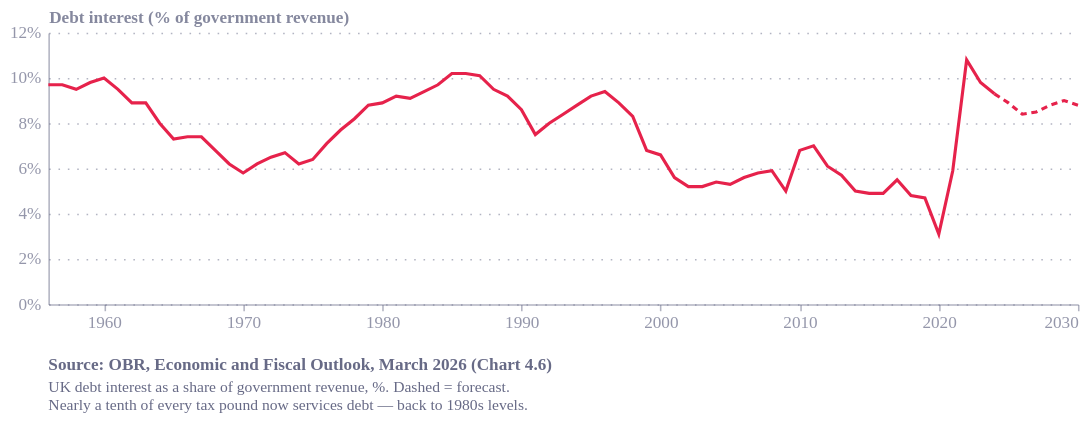

This figure's notebook cell:
### Code cell
import pandas as pd
import altair as alt
from ecostyles import EcoStyles

styles = EcoStyles(); styles.register_and_enable_theme()

# OBR March 2026 (Chart 4.6): debt interest as % of government revenue
rev = [9.7,9.7,9.5,9.8,10.0,9.5,8.9,8.9,8.0,7.3,7.4,7.4,6.8,6.2,5.8,6.2,6.5,6.7,6.2,
6.4,7.1,7.7,8.2,8.8,8.9,9.2,9.1,9.4,9.7,10.2,10.2,10.1,9.5,9.2,8.6,7.5,8.0,8.4,8.8,
9.2,9.4,8.9,8.3,6.8,6.6,5.6,5.2,5.2,5.4,5.3,5.6,5.8,5.9,5.0,6.8,7.0,6.1,5.7,5.0,4.9,
4.9,5.5,4.8,4.7,3.1,5.9,10.8,9.8,9.3,8.9,8.4,8.5,8.8,9.0,8.8]
start = 1956
df = pd.DataFrame({"fy_start": list(range(start, start+len(rev))), "pct": rev})
df["date"] = pd.to_datetime(df["fy_start"], format="%Y")
FC = 2025
df["seg"] = df["fy_start"].apply(lambda y: "forecast" if y >= FC else "actual")

base = alt.Chart(df).encode(
    x=alt.X("date:T", axis=alt.Axis(format="%Y", tickCount=8), title=None),
    y=alt.Y("pct:Q", scale=alt.Scale(domain=[0, 12]),
            title="Debt interest (% of government revenue)",
            axis=alt.Axis(labelExpr="datum.label + '%'")))

actual = base.transform_filter("datum.seg=='actual'").mark_line(
    strokeWidth=2, color="#E6224B")
fc = base.transform_filter("datum.fy_start>=2024").mark_line(
    strokeWidth=2, color="#E6224B", strokeDash=[4,3])

caption = alt.Title(
    text="Source: OBR, Economic and Fiscal Outlook, March 2026 (Chart 4.6)",
    subtitle=[
        "UK debt interest as a share of government revenue, %. Dashed = forecast.",
        "Nearly a tenth of every tax pound now services debt — back to 1980s levels.",
    ],
    orient="bottom", anchor="start", fontSize=11, subtitleFontSize=10,
    color="#676A86", subtitleColor="#676A86", dy=12)

chart = (
    (actual + fc)
    .properties(
        width=700, height=270, title=caption,
        autosize=alt.AutoSizeParams(type="fit", contains="padding"),  # <- was missing
    )
    .configure(background="white", font="Circular Std")
    .configure_view(fill="transparent", stroke="transparent"))

styles.save(chart, path=".", name="debt_interest_revenue", svg=True)
# crisp raster for the blog:
chart.save("debt_interest_revenue.png", scale_factor=3)   # 2100×810, same 700×270 ratio
chart

### Figure 1 — Vega-Lite specification as saved in the notebook (floating-point values rounded to 4 significant figures)
{"config": {"font": "Circular Std", "text": {"color": "#676A86", "align": "left", "baseline": "middle", "dx": 7, "dy": 0, "fontSize": 11}, "view": {"stroke": "transparent", "continuousWidth": 400, "continuousHeight": 300, "discreteWidth": 400, "discreteHeight": 300, "fill": "transparent"}, "range": {"category": ["#36B7B4", "#E6224B", "#F4C245", "#0063AF", "#00A767", "#179FDB", "#EB5C2E"], "diverging": ["#E6224B", "#E54753", "#C9C9C9", "#179FDB", "#122B39"], "heatmap": ["#C9C9C9", "#179FDB", "#0063AF", "#122B39"], "ordinal": ["#00A767", "#36B7B4", "#179FDB", "#0063AF", "#243B5A"]}, "bar": {"color": "#179fdb"}, "line": {"color": "#e6224b"}, "rule": {"color": "#676A86"}, "area": {"opacity": 0.3}, "point": {"filled": true, "size": 80, "color": "#e6224b", "opacity": 0.95}, "geoshape": {"stroke": "white", "strokeWidth": 0.3}, "rect": {"fill": "#d6d4d4", "opacity": 0.3}, "axis": {"labelColor": "#676A86", "labelFontSize": 11, "labelFont": "Circular Std", "labelOpacity": 0.7, "tickColor": "#676A86", "tickOpacity": 0.5, "domainColor": "#676A86", "domainOpacity": 0.5, "gridColor": "#676A86", "gridDash": [2, 2], "gridOpacity": 0.5, "title": null, "titleColor": "#676A86", "titleOpacity": 0.8, "tickSize": 4}, "axisXDiscrete": {"grid": false, "labelAngle": 0, "tickCount": 10, "tickOpacity": 0.5, "title": null}, "axisYDiscrete": {"ticks": false, "labelPadding": 5}, "axisXTemporal": {"grid": false, "ticks": true}, "axisXQuantitative": {"grid": true}, "axisYQuantitative": {"gridColor": "#676A86", "gridDash": [1, 5], "gridOpacity": 0.5, "ticks": false, "labelPadding": 5, "tickCount": 8, "titleAngle": 0, "titleAlign": "left", "titleBaseline": "bottom", "titleX": 0, "titleY": -5}, "title": {"color": "#676A86E6", "subtitleColor": "#676A86", "font": "Circular Std", "subtitleFont": "Circular Std", "anchor": "start", "fontSize": 14, "subtitleFontSize": 12, "subtitlePadding": 4, "offset": 0, "frame": "group"}, "legend": {"titleColor": "#122b39", "title": null, "labelColor": "#122b39", "labelFontSize": 11}, "background": "white"}, "layer": [{"mark": {"type": "line", "color": "#E6224B", "strokeWidth": 2}, "encoding": {"x": {"axis": {"format": "%Y", "tickCount": 8}, "field": "date", "title": null, "type": "temporal"}, "y": {"axis": {"labelExpr": "datum.label + '%'"}, "field": "pct", "scale": {"domain": [0, 12]}, "title": "Debt interest (% of government revenue)", "type": "quantitative"}}, "transform": [{"filter": "datum.seg=='actual'"}]}, {"mark": {"type": "line", "color": "#E6224B", "strokeDash": [4, 3], "strokeWidth": 2}, "encoding": {"x": {"axis": {"format": "%Y", "tickCount": 8}, "field": "date", "title": null, "type": "temporal"}, "y": {"axis": {"labelExpr": "datum.label + '%'"}, "field": "pct", "scale": {"domain": [0, 12]}, "title": "Debt interest (% of government revenue)", "type": "quantitative"}}, "transform": [{"filter": "datum.fy_start>=2024"}]}], "autosize": {"contains": "padding", "type": "fit"}, "data": {"name": "data-b9c92704e06d6090f00052f3fa27b0d2"}, "height": 270, "title": {"text": "Source: OBR, Economic and Fiscal Outlook, March 2026 (Chart 4.6)", "anchor": "start", "color": "#676A86", "dy": 12, "fontSize": 11, "orient": "bottom", "subtitle": ["UK debt interest as a share of government revenue, %. Dashed = forecast.", "Nearly a tenth of every tax pound now services debt — back to 1980s levels."], "subtitleColor": "#676A86", "subtitleFontSize": 10}, "width": 700, "$schema": "https://vega.github.io/schema/vega-lite/v6.4.1.json", "datasets": {"data-b9c92704e06d6090f00052f3fa27b0d2": [{"fy_start": 1956, "pct": 9.7, "date": "1956-01-01T00:00:00", "seg": "actual"}, {"fy_start": 1957, "pct": 9.7, "date": "1957-01-01T00:00:00", "seg": "actual"}, {"fy_start": 1958, "pct": 9.5, "date": "1958-01-01T00:00:00", "seg": "actual"}, {"fy_start": 1959, "pct": 9.8, "date": "1959-01-01T00:00:00", "seg": "actual"}, {"fy_start": 1960, "pct": 10.0, "date": "1960-01-01T00:00:00", "seg": "actual"}, {"fy_start": 1961, "pct": 9.5, "date": "1961-01-01T00:00:00", "seg": "actual"}, {"fy_start": 1962, "pct": 8.9, "date": "1962-01-01T00:00:00", "seg": "actual"}, {"fy_start": 1963, "pct": 8.9, "date": "1963-01-01T00:00:00", "seg": "actual"}, {"fy_start": 1964, "pct": 8.0, "date": "1964-01-01T00:00:00", "seg": "actual"}, {"fy_start": 1965, "pct": 7.3, "date": "1965-01-01T00:00:00", "seg": "actual"}, {"fy_start": 1966, "pct": 7.4, "date": "1966-01-01T00:00:00", "seg": "actual"}, {"fy_start": 1967, "pct": 7.4, "date": "1967-01-01T00:00:00", "seg": "actual"}, {"fy_start": 1968, "pct": 6.8, "date": "1968-01-01T00:00:00", "seg": "actual"}, {"fy_start": 1969, "pct": 6.2, "date": "1969-01-01T00:00:00", "seg": "actual"}, {"fy_start": 1970, "pct": 5.8, "date": "1970-01-01T00:00:00", "seg": "actual"}, {"fy_start": 1971, "pct": 6.2, "date": "1971-01-01T00:00:00", "seg": "actual"}, {"fy_start": 1972, "pct": 6.5, "date": "1972-01-01T00:00:00", "seg": "actual"}, {"fy_start": 1973, "pct": 6.7, "date": "1973-01-01T00:00:00", "seg": "actual"}, {"fy_start": 1974, "pct": 6.2, "date": "1974-01-01T00:00:00", "seg": "actual"}, {"fy_start": 1975, "pct": 6.4, "date": "1975-01-01T00:00:00", "seg": "actual"}, {"fy_start": 1976, "pct": 7.1, "date": "1976-01-01T00:00:00", "seg": "actual"}, {"fy_start": 1977, "pct": 7.7, "date": "1977-01-01T00:00:00", "seg": "actual"}, {"fy_start": 1978, "pct": 8.2, "date": "1978-01-01T00:00:00", "seg": "actual"}, {"fy_start": 1979, "pct": 8.8, "date": "1979-01-01T00:00:00", "seg": "actual"}, {"fy_start": 1980, "pct": 8.9, "date": "1980-01-01T00:00:00", "seg": "actual"}, {"fy_start": 1981, "pct": 9.2, "date": "1981-01-01T00:00:00", "seg": "actual"}, {"fy_start": 1982, "pct": 9.1, "date": "1982-01-01T00:00:00", "seg": "actual"}, {"fy_start": 1983, "pct": 9.4, "date": "1983-01-01T00:00:00", "seg": "actual"}, {"fy_start": 1984, "pct": 9.7, "date": "1984-01-01T00:00:00", "seg": "actual"}, {"fy_start": 1985, "pct": 10.2, "date": "1985-01-01T00:00:00", "seg": "actual"}, {"fy_start": 1986, "pct": 10.2, "date": "1986-01-01T00:00:00", "seg": "actual"}, {"fy_start": 1987, "pct": 10.1, "date": "1987-01-01T00:00:00", "seg": "actual"}, {"fy_start": 1988, "pct": 9.5, "date": "1988-01-01T00:00:00", "seg": "actual"}, {"fy_start": 1989, "pct": 9.2, "date": "1989-01-01T00:00:00", "seg": "actual"}, {"fy_start": 1990, "pct": 8.6, "date": "1990-01-01T00:00:00", "seg": "actual"}, {"fy_start": 1991, "pct": 7.5, "date": "1991-01-01T00:00:00", "seg": "actual"}, {"fy_start": 1992, "pct": 8.0, "date": "1992-01-01T00:00:00", "seg": "actual"}, {"fy_start": 1993, "pct": 8.4, "date": "1993-01-01T00:00:00", "seg": "actual"}, {"fy_start": 1994, "pct": 8.8, "date": "1994-01-01T00:00:00", "seg": "actual"}, {"fy_start": 1995, "pct": 9.2, "date": "1995-01-01T00:00:00", "seg": "actual"}, {"fy_start": 1996, "pct": 9.4, "date": "1996-01-01T00:00:00", "seg": "actual"}, {"fy_start": 1997, "pct": 8.9, "date": "1997-01-01T00:00:00", "seg": "actual"}, {"fy_start": 1998, "pct": 8.3, "date": "1998-01-01T00:00:00", "seg": "actual"}, {"fy_start": 1999, "pct": 6.8, "date": "1999-01-01T00:00:00", "seg": "actual"}, {"fy_start": 2000, "pct": 6.6, "date": "2000-01-01T00:00:00", "seg": "actual"}, {"fy_start": 2001, "pct": 5.6, "date": "2001-01-01T00:00:00", "seg": "actual"}, {"fy_start": 2002, "pct": 5.2, "date": "2002-01-01T00:00:00", "seg": "actual"}, {"fy_start": 2003, "pct": 5.2, "date": "2003-01-01T00:00:00", "seg": "actual"}, {"fy_start": 2004, "pct": 5.4, "date": "2004-01-01T00:00:00", "seg": "actual"}, {"fy_start": 2005, "pct": 5.3, "date": "2005-01-01T00:00:00", "seg": "actual"}, {"fy_start": 2006, "pct": 5.6, "date": "2006-01-01T00:00:00", "seg": "actual"}, {"fy_start": 2007, "pct": 5.8, "date": "2007-01-01T00:00:00", "seg": "actual"}, {"fy_start": 2008, "pct": 5.9, "date": "2008-01-01T00:00:00", "seg": "actual"}, {"fy_start": 2009, "pct": 5.0, "date": "2009-01-01T00:00:00", "seg": "actual"}, {"fy_start": 2010, "pct": 6.8, "date": "2010-01-01T00:00:00", "seg": "actual"}, {"fy_start": 2011, "pct": 7.0, "date": "2011-01-01T00:00:00", "seg": "actual"}, {"fy_start": 2012, "pct": 6.1, "date": "2012-01-01T00:00:00", "seg": "actual"}, {"fy_start": 2013, "pct": 5.7, "date": "2013-01-01T00:00:00", "seg": "actual"}, {"fy_start": 2014, "pct": 5.0, "date": "2014-01-01T00:00:00", "seg": "actual"}, {"fy_start": 2015, "pct": 4.9, "date": "2015-01-01T00:00:00", "seg": "actual"}, {"fy_start": 2016, "pct": 4.9, "date": "2016-01-01T00:00:00", "seg": "actual"}, {"fy_start": 2017, "pct": 5.5, "date": "2017-01-01T00:00:00", "seg": "actual"}, {"fy_start": 2018, "pct": 4.8, "date": "2018-01-01T00:00:00", "seg": "actual"}, {"fy_start": 2019, "pct": 4.7, "date": "2019-01-01T00:00:00", "seg": "actual"}, {"fy_start": 2020, "pct": 3.1, "date": "2020-01-01T00:00:00", "seg": "actual"}, {"fy_start": 2021, "pct": 5.9, "date": "2021-01-01T00:00:00", "seg": "actual"}, {"fy_start": 2022, "pct": 10.8, "date": "2022-01-01T00:00:00", "seg": "actual"}, {"fy_start": 2023, "pct": 9.8, "date": "2023-01-01T00:00:00", "seg": "actual"}, {"fy_start": 2024, "pct": 9.3, "date": "2024-01-01T00:00:00", "seg": "actual"}, {"fy_start": 2025, "pct": 8.9, "date": "2025-01-01T00:00:00", "seg": "forecast"}, {"fy_start": 2026, "pct": 8.4, "date": "2026-01-01T00:00:00", "seg": "forecast"}, {"fy_start": 2027, "pct": 8.5, "date": "2027-01-01T00:00:00", "seg": "forecast"}, {"fy_start": 2028, "pct": 8.8, "date": "2028-01-01T00:00:00", "seg": "forecast"}, {"fy_start": 2029, "pct": 9.0, "date": "2029-01-01T00:00:00", "seg": "forecast"}, {"fy_start": 2030, "pct": 8.8, "date": "2030-01-01T00:00:00", "seg": "forecast"}]}}
